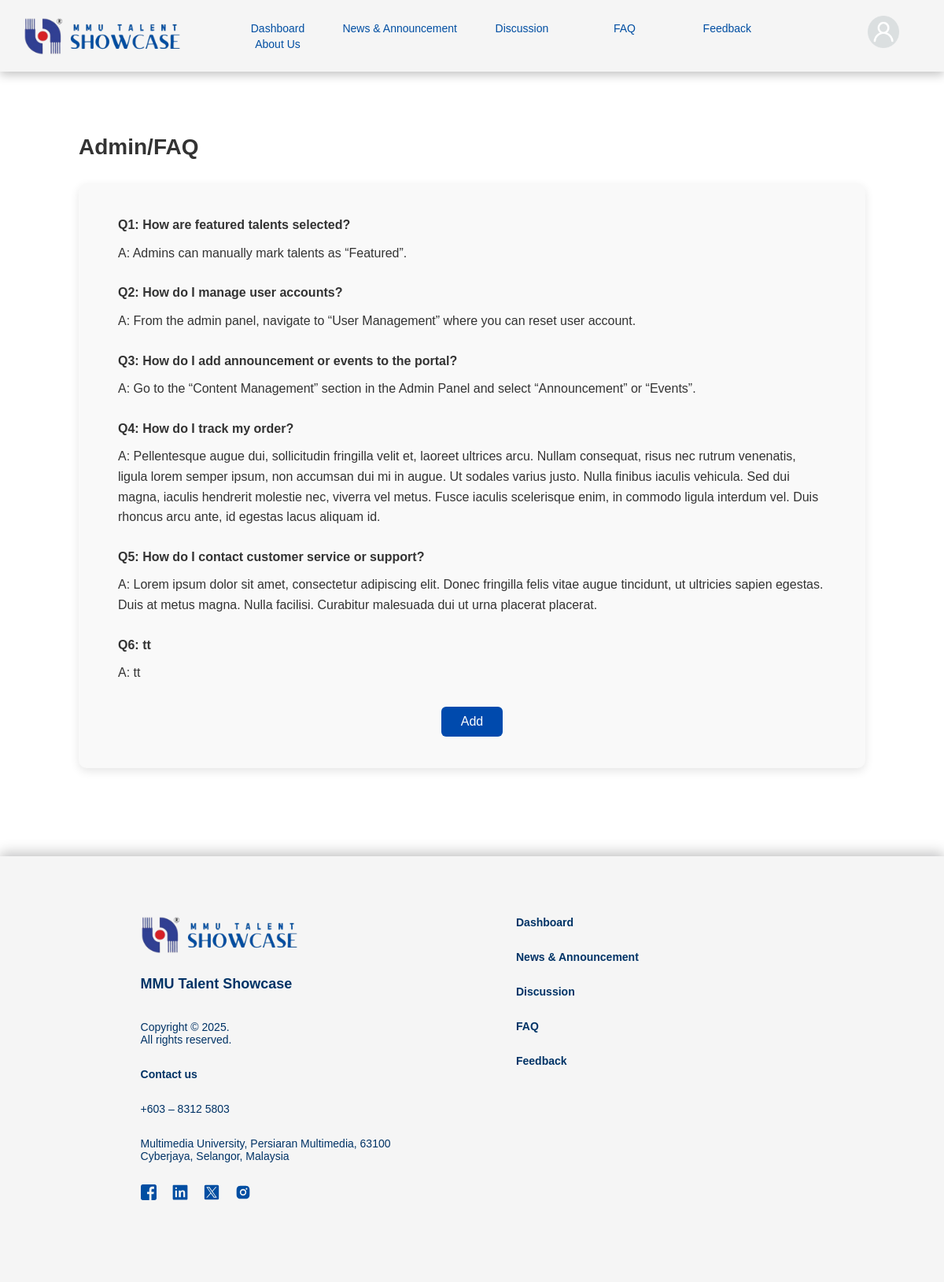
Screenshot of /admin/faq_admin_with_add.php (signed in) with the database file from the repository.
### tables this page shows
CREATE TABLE `faq_admin` (
  `id` int(11) NOT NULL,
  `question` text NOT NULL,
  `answer` text NOT NULL,
  `created_at` timestamp NOT NULL DEFAULT current_timestamp()
);

### admin/faq_admin_with_add.php (the view, shortened to what this page needs)
<?php
include '../includes/header_admin.php';
$conn = OpenCon();
$sql = "SELECT question, answer FROM faq_admin ORDER BY id ASC";
$result = mysqli_query($conn, $sql);
?>
<!DOCTYPE html>
<html lang="en">
<head>
</head>
<body>
<div class="faq-container">
    <h2>Admin/FAQ</h2>
    <div class="faq-box">
        <?php
        if (mysqli_num_rows($result) > 0) {
            $qnum = 1;
            while ($row = mysqli_fetch_assoc($result)) {
                echo "<p class='faq-question'>Q$qnum: " . htmlspecialchars($row['question']) . "</p>";
                echo "<p class='faq-answer'>A: " . htmlspecialchars($row['answer']) . "</p>";
                $qnum++;
            }
        } else {
            echo "<p>No admin FAQs available yet.</p>";
        }
        ?>
        <div class="add-button-container">
            <form action="faq_form.php" method="get">
                <button type="submit" class="add-button">Add</button>
            </form>
        </div>
    </div>
</div>
    <?php include '../includes/footer-admin.php'; ?>
</body>
</html>

### includes/header.css (style rules this page uses)
body { margin: 0; font-family:'Lucida Sans', 'Lucida Sans Regular', 'Lucida Grande', 'Lucida Sans Unicode', Geneva, Verdana, sans-serif; }

### includes/footer.css (style rules this page uses)
* { margin: 0; font-family:'Lucida Sans', 'Lucida Sans Regular', 'Lucida Grande', 'Lucida Sans Unicode', Geneva, Verdana, sans-serif; }

### admin/faq_admin_with_add.php (style rules this page uses)
body { font-family: Arial, sans-serif; margin: 0; padding: 0; background-color: #ffffff; color: #333; }
h2 { font-size: 28px; margin-bottom: 30px; text-align: left; }
.faq-container { padding: 80px 100px; }
.faq-box { background-color: #f9f9f9; padding: 40px 50px; border-radius: 10px; max-width: 900px; margin: auto; box-shadow: 0 4px 12px rgba(0,0,0,0.1); }
.faq-box p { font-size: 16px; line-height: 1.6; }
.faq-question { font-weight: bold; margin-bottom: 10px; }
.faq-answer { margin-bottom: 25px; }
.add-button-container { text-align: center; margin-top: 30px; }
.add-button { background-color: #004aad; color: white; padding: 10px 25px; border: none; border-radius: 6px; font-size: 16px; cursor: pointer; transition: background-color 0.2s ease; }

### rows the page displays
faq_admin: question "How are featured talents selected?", answer "Admins can manually mark talents as “Featured”."
faq_admin: question "How do I manage user accounts?", answer "From the admin panel, navigate to “User Management” where you can reset user account."
faq_admin: question "How do I add announcement or events to the portal?", answer "Go to the “Content Management” section in the Admin Panel and select “Announcement” or “Events”."
faq_admin: question "How do I track my order?", answer "Pellentesque augue dui, sollicitudin fringilla velit et, laoreet ultrices arcu. Nullam consequat, risus nec rutrum venenatis, ligula lorem semper ipsum, non accumsan dui mi in augue. Ut sodales varius justo. Nulla finibus iaculis vehicula. Sed dui magna, iaculis hendrerit molestie nec, viverra vel metus. Fusce iaculis scelerisque enim, in commodo ligula interdum vel. Duis rhoncus arcu ante, id egestas lacus aliquam id."
faq_admin: question "How do I contact customer service or support?", answer "Lorem ipsum dolor sit amet, consectetur adipiscing elit. Donec fringilla felis vitae augue tincidunt, ut ultricies sapien egestas. Duis at metus magna. Nulla facilisi. Curabitur malesuada dui ut urna placerat placerat."
faq_admin: question "tt", answer "tt"
